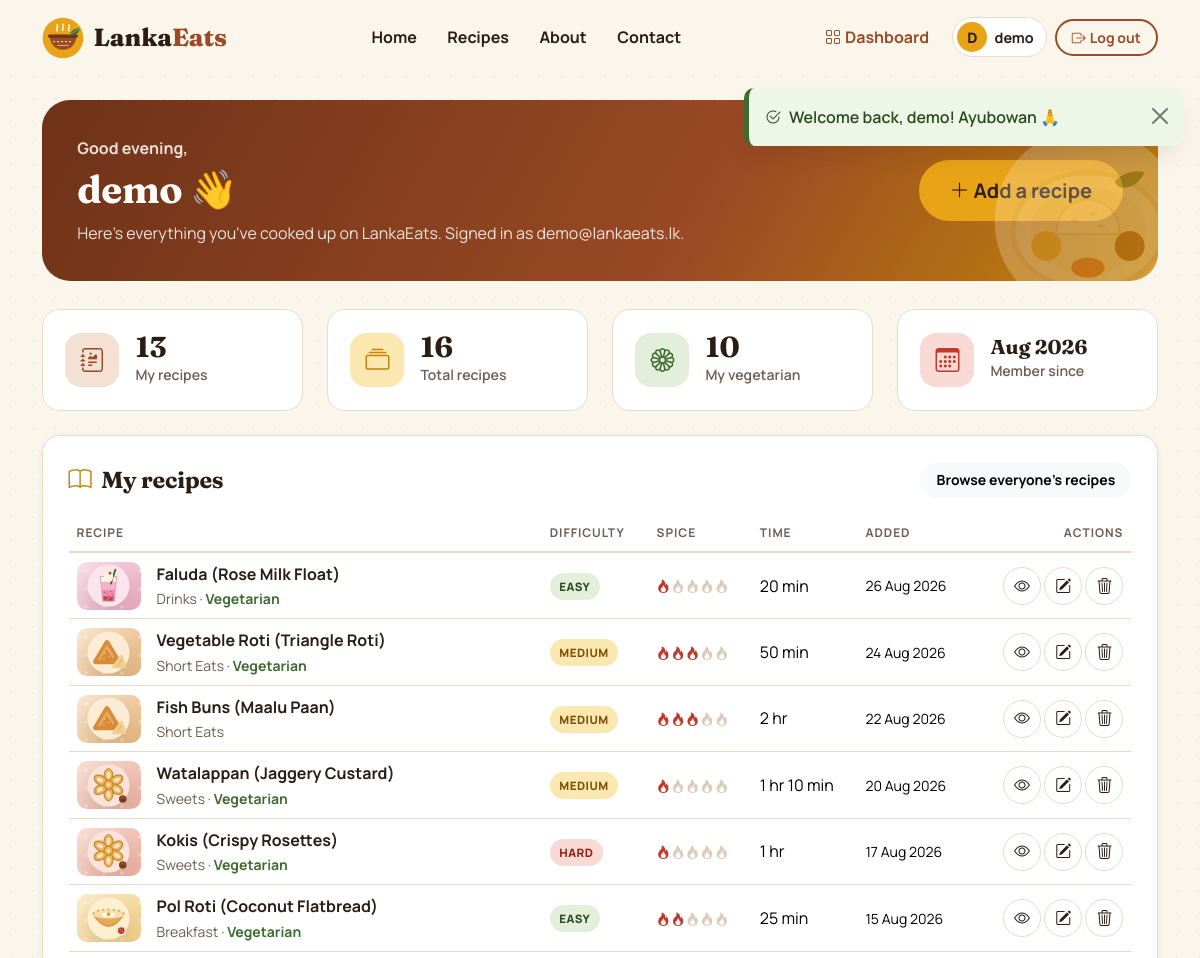
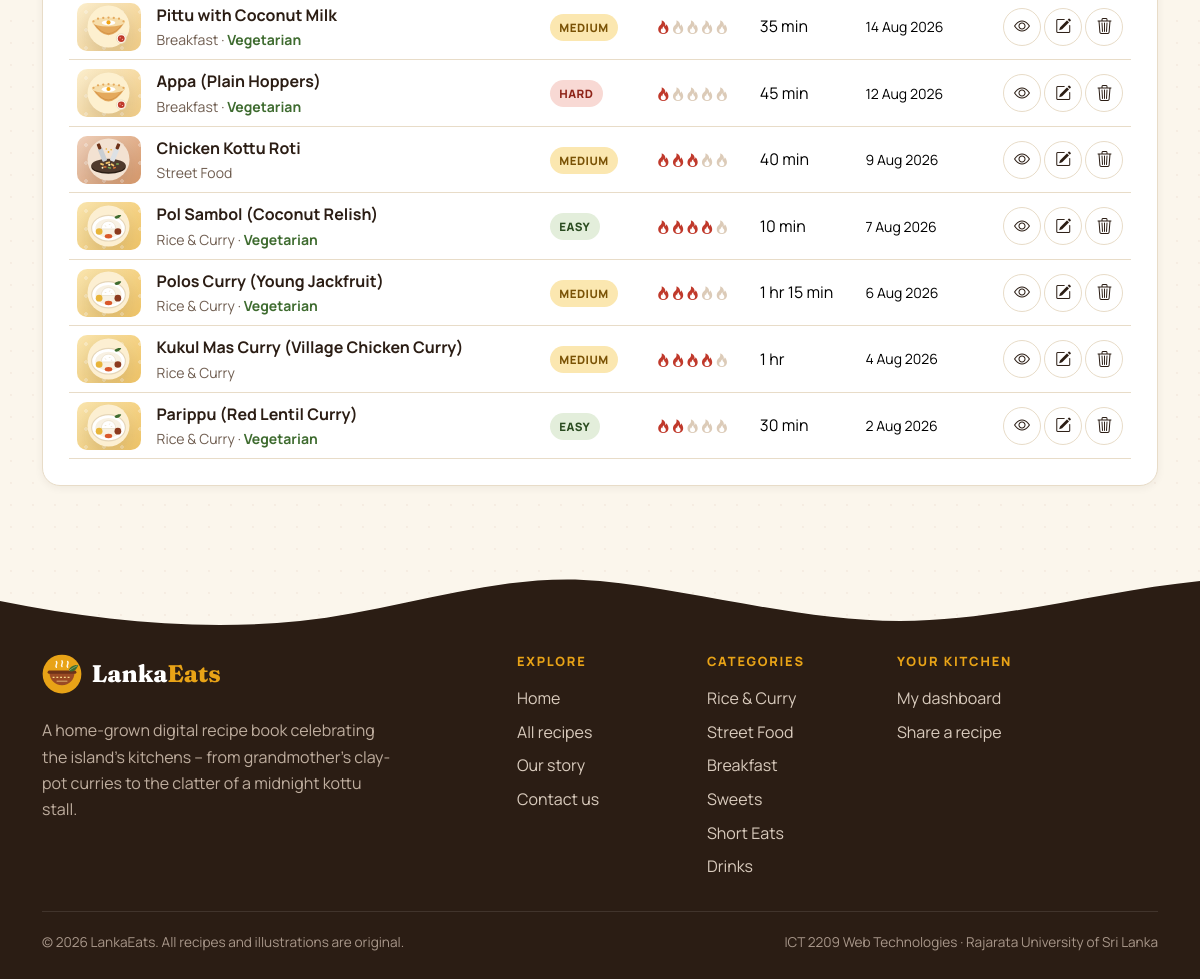
/dashboard.php (signed in), run on the app's committed database (2 pictures, top to bottom).
### tables this page shows
CREATE TABLE `users` (
  `id` int(11) NOT NULL AUTO_INCREMENT,
  `username` varchar(50) NOT NULL,
  `email` varchar(100) NOT NULL,
  `password` varchar(255) NOT NULL COMMENT 'password_hash() output - never plain text',
  `created_at` timestamp NOT NULL DEFAULT current_timestamp(),
  PRIMARY KEY (`id`),
  UNIQUE KEY `uq_users_username` (`username`),
  UNIQUE KEY `uq_users_email` (`email`)
);

CREATE TABLE `recipes` (
  `id` int(11) NOT NULL AUTO_INCREMENT,
  `user_id` int(11) NOT NULL,
  `category_id` int(11) NOT NULL,
  `title` varchar(100) NOT NULL,
  `description` varchar(500) NOT NULL,
  `ingredients` text NOT NULL COMMENT 'one ingredient per line',
  `instructions` text NOT NULL COMMENT 'one step per line',
  `prep_time` int(11) NOT NULL COMMENT 'minutes',
  `difficulty` enum('Easy','Medium','Hard') NOT NULL DEFAULT 'Easy',
  `spice_level` tinyint(4) NOT NULL DEFAULT 1 COMMENT '1 (mild) to 5 (very hot)',
  `is_vegetarian` tinyint(1) NOT NULL DEFAULT 0,
  `image` varchar(255) DEFAULT NULL COMMENT 'file name inside images/uploads/',
  `is_featured` tinyint(1) NOT NULL DEFAULT 0,
  `created_at` timestamp NOT NULL DEFAULT current_timestamp(),
  `updated_at` timestamp NULL DEFAULT NULL ON UPDATE current_timestamp(),
  PRIMARY KEY (`id`),
  KEY `idx_recipes_user` (`user_id`),
  KEY `idx_recipes_category` (`category_id`),
  KEY `idx_recipes_featured` (`is_featured`),
  CONSTRAINT `fk_recipes_user` FOREIGN KEY (`user_id`) REFERENCES `users` (`id`) ON DELETE CASCADE ON UPDATE CASCADE,
  CONSTRAINT `fk_recipes_category` FOREIGN KEY (`category_id`) REFERENCES `categories` (`id`) ON UPDATE CASCADE,
  CONSTRAINT `chk_recipes_spice` CHECK (`spice_level` BETWEEN 1 AND 5)
);

CREATE TABLE `categories` (
  `id` int(11) NOT NULL AUTO_INCREMENT,
  `name` varchar(50) NOT NULL,
  `slug` varchar(50) NOT NULL COMMENT 'URL-friendly name, also used for icon file names',
  `description` varchar(255) NOT NULL DEFAULT '',
  PRIMARY KEY (`id`),
  UNIQUE KEY `uq_categories_name` (`name`),
  UNIQUE KEY `uq_categories_slug` (`slug`)
);

### dashboard.php (the view, shortened to what the rows shown need)
<?php
require_once __DIR__ . '/includes/functions.php';
$userId = current_user_id();
$stmt = db()->prepare('SELECT username, email, created_at FROM users WHERE id = ? LIMIT 1');
$stmt->execute([$userId]);
$user = $stmt->fetch();
$stmt = db()->prepare(recipe_select_sql() . ' WHERE r.user_id = ? ORDER BY r.created_at DESC, r.id DESC');
$stmt->execute([$userId]);
$myRecipes = $stmt->fetchAll();
$memberSince = date('M Y', strtotime($user['created_at']));
$hour     = (int) date('G');
$greeting = $hour < 12 ? 'Good morning' : ($hour < 17 ? 'Good afternoon' : 'Good evening');
require __DIR__ . '/includes/header.php';
?>
<section class="section pt-4">
    <div class="container">
        <div class="dash-welcome reveal">
            <div class="row align-items-center g-3">
                <div class="col-md-8">
                    <p class="mb-1 fw-bold"><?= e($greeting) ?>,</p>
                    <h1 class="mb-2"><?= e($user['username']) ?> 👋</h1>
                    <p>Here's everything you've cooked up on LankaEats. Signed in as <?= e($user['email']) ?>.</p>
                </div>
            </div>
        </div>
        <div class="row g-3 g-lg-4 mt-1">
            <div class="col-6 col-lg-3 reveal" style="--reveal-delay:.24s">
                <div class="stat-card">
                    <div><strong class="fs-5"><?= e($memberSince) ?></strong><span>Member since</span></div>
                </div>
            </div>
        </div>
        <div class="panel mt-4 reveal">
            <div class="panel-title">
                <h2><i class="bi bi-book" aria-hidden="true"></i>My recipes</h2>
            </div>
            <?php if (!$myRecipes): ?>
                <div class="empty-state">
                    <img src="<?= e(url('images/cat-rice-curry.svg')) ?>" alt="">
                    <h3>Your recipe book is empty</h3>
                    <p>Share your first dish – even a simple pol sambol counts!</p>
                    <a href="<?= e(url('add_recipe.php')) ?>" class="btn btn-spice"><i class="bi bi-plus-lg me-1" aria-hidden="true"></i>Add your first recipe</a>
                </div>
            <?php else: ?>
                <div class="table-responsive">
                    <table class="table dash-table align-middle">
                        <thead>
                            <tr>
                                <th scope="col">Recipe</th>
                                <th scope="col" class="d-none d-md-table-cell">Difficulty</th>
                                <th scope="col" class="d-none d-lg-table-cell">Spice</th>
                                <th scope="col" class="d-none d-sm-table-cell">Time</th>
                                <th scope="col" class="d-none d-lg-table-cell">Added</th>
                                <th scope="col" class="text-end">Actions</th>
                            </tr>
                        </thead>
                        <tbody>
                            <?php foreach ($myRecipes as $r): ?>
                                <tr>
                                    <td>
                                        <div class="d-flex align-items-center gap-3">
                                            <div class="dash-thumb"><?= recipe_media($r) ?></div>
                                            <div>
                                                <a class="dash-title" href="<?= e(url('recipe.php?id=' . (int) $r['id'])) ?>"><?= e($r['title']) ?></a>
                                                <div class="small text-muted-warm">
                                                    <?= e($r['category_name']) ?>
                                                    <?php if ($r['is_vegetarian']): ?> · <span class="text-leaf fw-bold">Vegetarian</span><?php endif; ?>
                                                </div>
                                            </div>
                                        </div>
                                    </td>
                                    <td class="d-none d-md-table-cell"><span class="badge-diff <?= e(difficulty_class($r['difficulty'])) ?>"><?= e($r['difficulty']) ?></span></td>
                                    <td class="d-none d-lg-table-cell"><?= spice_meter((int) $r['spice_level']) ?></td>
                                    <td class="d-none d-sm-table-cell text-nowrap"><?= e(format_prep_time((int) $r['prep_time'])) ?></td>
                                    <td class="d-none d-lg-table-cell text-nowrap small"><?= e(date('j M Y', strtotime($r['created_at']))) ?></td>
                                    <td class="text-end text-nowrap">
                                        <a href="<?= e(url('recipe.php?id=' . (int) $r['id'])) ?>" class="btn-icon" data-bs-toggle="tooltip" title="View" aria-label="View <?= e($r['title']) ?>">
                                            <i class="bi bi-eye" aria-hidden="true"></i>
                                        </a>
                                        <a href="<?= e(url('edit_recipe.php?id=' . (int) $r['id'])) ?>" class="btn-icon" data-bs-toggle="tooltip" title="Edit" aria-label="Edit <?= e($r['title']) ?>">
                                            <i class="bi bi-pencil-square" aria-hidden="true"></i>
                                        </a>
                                        <span data-bs-toggle="tooltip" title="Delete">
                                            <button type="button" class="btn-icon btn-icon-danger" data-bs-toggle="modal" data-bs-target="#deleteModal"
                                                    data-recipe-id="<?= (int) $r['id'] ?>" data-recipe-title="<?= e($r['title']) ?>" aria-label="Delete <?= e($r['title']) ?>">
                                                <i class="bi bi-trash3" aria-hidden="true"></i>
                                            </button>
                                        </span>
                                    </td>
                                </tr>
                            <?php endforeach; ?>
                        </tbody>
                    </table>
                </div>
            <?php endif; ?>
        </div>
    </div>
</section>
<?php
require __DIR__ . '/includes/footer.php';
?>

### includes/functions.php (shortened to what the rows shown need)
<?php
require_once __DIR__ . '/db.php';
function e($value): string
{
    return htmlspecialchars((string) ($value ?? ''), ENT_QUOTES | ENT_SUBSTITUTE, 'UTF-8');
}
function url(string $path = ''): string
{
    return BASE_URL . ltrim($path, '/');
}
function get_categories(): array
{
    $stmt = db()->prepare(
        'SELECT c.id, c.name, c.slug, c.description, COUNT(r.id) AS recipe_count
           FROM categories c
      LEFT JOIN recipes r ON r.category_id = c.id
       GROUP BY c.id, c.name, c.slug, c.description
       ORDER BY c.id'
    );
    $stmt->execute();
    return $stmt->fetchAll();
}
function recipe_select_sql(bool $full = false): string
{
    return 'SELECT ' . ($full ? 'r.ingredients, r.instructions, ' : '') . 'r.id, r.user_id, r.category_id, r.title, r.description, r.prep_time,
                   r.difficulty, r.spice_level, r.is_vegetarian, r.image, r.is_featured,
                   r.created_at, c.name AS category_name, c.slug AS category_slug,
                   u.username AS author
              FROM recipes r
              JOIN categories c ON c.id = r.category_id
              JOIN users u      ON u.id = r.user_id';
}
function recipe_image_url(?string $filename): ?string
{
    return null;
}
function recipe_media(array $r, string $extraClass = ''): string
{
    $imageUrl = recipe_image_url($r['image'] ?? null);
    $slug     = e($r['category_slug']);
    return '<div class="recipe-media recipe-media--placeholder cat-bg-' . $slug . ' ' . e($extraClass) . '"'
         . ' role="img" aria-label="' . e($r['title']) . ' illustration">'
         . '<img src="' . e(url('images/cat-' . $r['category_slug'] . '.svg')) . '" alt="" class="placeholder-icon">'
         . '<span class="placeholder-title">' . e($r['title']) . '</span>'
         . '</div>';
}
function format_prep_time(int $minutes): string
{
    if ($minutes < 60) {
        return $minutes . ' min';
    }
    $h = intdiv($minutes, 60);
    $m = $minutes % 60;
    return $h . ' hr' . ($m ? ' ' . $m . ' min' : '');
}
function spice_meter(int $level): string
{
    $html = '<span class="spice-meter" data-bs-toggle="tooltip" title="Spice level ' . $level . ' of 5"'
          . ' aria-label="Spice level ' . $level . ' of 5">';
    for ($i = 1; $i <= 5; $i++) {
        $html .= '<i class="bi bi-fire' . ($i <= $level ? ' hot' : '') . '" aria-hidden="true"></i>';
    }
    return $html . '</span>';
}
function difficulty_class(string $difficulty): string
{
    return 'badge-diff-' . strtolower($difficulty);
}
    ob_start(); ?>

### includes/footer.php (shortened to what the rows shown need)
<?php
$footerCategories = get_categories();
?>
</main>
<footer class="site-footer">
    <div class="container">
        <div class="row g-4 py-4">
            <div class="col-6 col-lg-2 offset-lg-1">
                <h2 class="footer-heading">Explore</h2>
            </div>
            <div class="col-6 col-lg-2">
                <h2 class="footer-heading">Categories</h2>
                <ul class="footer-links">
                    <?php foreach ($footerCategories as $cat): ?>
                        <li><a href="<?= e(url('recipes.php?category=' . $cat['slug'])) ?>"><?= e($cat['name']) ?></a></li>
                    <?php endforeach; ?>
                </ul>
            </div>
            <div class="col-lg-3">
                <h2 class="footer-heading">Your kitchen</h2>
            </div>
        </div>
    </div>
</footer>
</body>
</html>

### data on the page
users: username "demo", email "demo@lankaeats.lk", created_at "Aug 2026"
recipes: category.slug (picture), title "Faluda (Rose Milk Float)", category.name "Drinks", is_vegetarian "Vegetarian", difficulty "EASY", spice_level 1 (drawn), prep_time "20 min", created_at "26 Aug 2026"
recipes: category.slug (picture), title "Vegetable Roti (Triangle Roti)", category.name "Short Eats", is_vegetarian "Vegetarian", difficulty "MEDIUM", spice_level 3 (drawn), prep_time "50 min", created_at "24 Aug 2026"
recipes: category.slug (picture), title "Fish Buns (Maalu Paan)", category.name "Short Eats", difficulty "MEDIUM", spice_level 3 (drawn), prep_time "2 hr", created_at "22 Aug 2026"
recipes: category.slug (picture), title "Watalappan (Jaggery Custard)", category.name "Sweets", is_vegetarian "Vegetarian", difficulty "MEDIUM", spice_level 1 (drawn), prep_time "1 hr 10 min", created_at "20 Aug 2026"
recipes: category.slug (picture), title "Kokis (Crispy Rosettes)", category.name "Sweets", is_vegetarian "Vegetarian", difficulty "HARD", spice_level 1 (drawn), prep_time "1 hr", created_at "17 Aug 2026"
recipes: category.slug (picture), title "Pol Roti (Coconut Flatbread)", category.name "Breakfast", is_vegetarian "Vegetarian", difficulty "EASY", spice_level 2 (drawn), prep_time "25 min", created_at "15 Aug 2026"
recipes: category.slug (picture), title "Pittu with Coconut Milk", category.name "Breakfast", is_vegetarian "Vegetarian", difficulty "MEDIUM", spice_level 1 (drawn), prep_time "35 min", created_at "14 Aug 2026"
recipes: category.slug (picture), title "Appa (Plain Hoppers)", category.name "Breakfast", is_vegetarian "Vegetarian", difficulty "HARD", spice_level 1 (drawn), prep_time "45 min", created_at "12 Aug 2026"
recipes: category.slug (picture), title "Chicken Kottu Roti", category.name "Street Food", difficulty "MEDIUM", spice_level 3 (drawn), prep_time "40 min", created_at "9 Aug 2026"
recipes: category.slug (picture), title "Pol Sambol (Coconut Relish)", category.name "Rice & Curry", is_vegetarian "Vegetarian", difficulty "EASY", spice_level 4 (drawn), prep_time "10 min", created_at "7 Aug 2026"
recipes: category.slug (picture), title "Polos Curry (Young Jackfruit)", category.name "Rice & Curry", is_vegetarian "Vegetarian", difficulty "MEDIUM", spice_level 3 (drawn), prep_time "1 hr 15 min", created_at "6 Aug 2026"
recipes: category.slug (picture), title "Kukul Mas Curry (Village Chicken Curry)", category.name "Rice & Curry", difficulty "MEDIUM", spice_level 4 (drawn), prep_time "1 hr", created_at "4 Aug 2026"
recipes: category.slug (picture), title "Parippu (Red Lentil Curry)", category.name "Rice & Curry", is_vegetarian "Vegetarian", difficulty "EASY", spice_level 2 (drawn), prep_time "30 min", created_at "2 Aug 2026"
categories: name "Rice & Curry"
categories: name "Street Food"
categories: name "Breakfast"
categories: name "Sweets"
categories: name "Short Eats"
categories: name "Drinks"

### other printed values
$label "Home"
$label "Recipes"
$label "About"
$label "Contact"
substr(current_username(), 0, 1) "D"
current_username() "demo"
$flash['message'] "Welcome back, demo! Ayubowan 🙏"
$myCount "13"
$siteStats['recipes'] "16"
$myVegCount "10"
